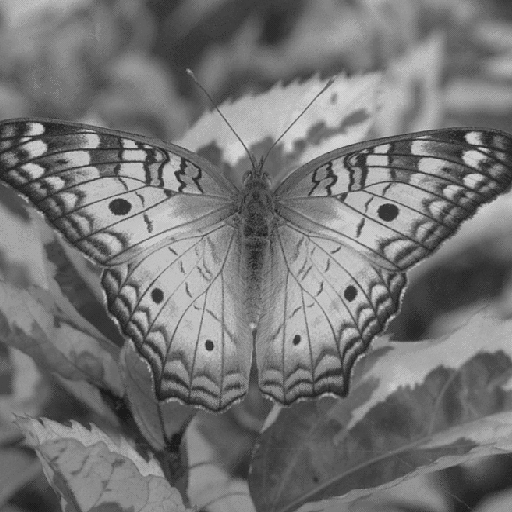
%> input picture Lista2/Imagens/butterfly.png, 512 x 512 px
$ octave problema3.m   (GNU Octave 9; MATLAB toolbox functions it lacks are replaced by stand-ins)
%> lines starting %> are read from the running program, lines starting %| are printed output that depends on the picture
close all
clear all
clc

img_crianca = imread("Imagens/butterfly.png");
%> img_crianca is the input picture: size 512x512 uint8; min 27, max 212, mean 116.8

r_min = min(img_crianca(:));
%> r_min = 27
r_max = max(img_crianca(:));
%> r_max = 212
L_min = 0;
L_max = 255;

img_nova = (img_crianca - r_min) * ((L_max - L_min) / (r_max - r_min)) + L_min;
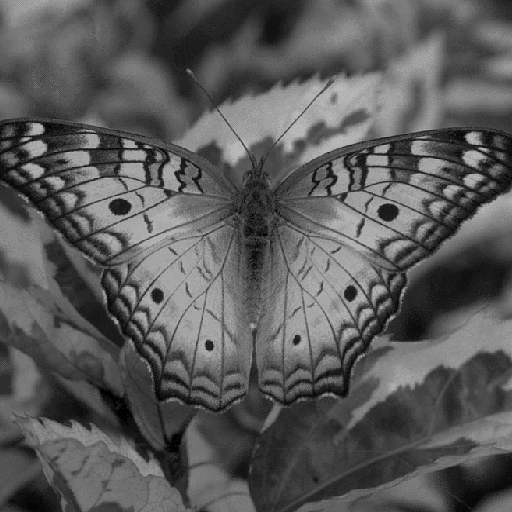
%> img_nova: size 512x512 uint8; min 0, max 185, mean 89.8

figure;
subplot(1, 2, 1), imshow(img_crianca), title("Antes");
subplot(1, 2, 2), imshow(img_nova), title("Depois");
